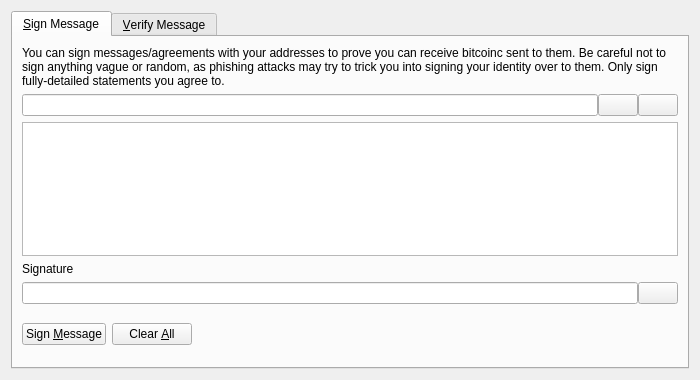
<?xml version="1.0" encoding="UTF-8"?>
<ui version="4.0">
 <class>SignVerifyMessageDialog</class>
 <widget class="QDialog" name="SignVerifyMessageDialog">
  <property name="geometry">
   <rect>
    <x>0</x>
    <y>0</y>
    <width>700</width>
    <height>380</height>
   </rect>
  </property>
  <property name="windowTitle">
   <string>Signatures - Sign / Verify a Message</string>
  </property>
  <property name="modal">
   <bool>true</bool>
  </property>
  <layout class="QVBoxLayout" name="verticalLayout">
   <item>
    <widget class="QTabWidget" name="tabWidget">
     <property name="currentIndex">
      <number>0</number>
     </property>
     <widget class="QWidget" name="tabSignMessage">
      <attribute name="title">
       <string>&amp;Sign Message</string>
      </attribute>
      <layout class="QVBoxLayout" name="verticalLayout_SM">
       <item>
        <widget class="QLabel" name="infoLabel_SM">
         <property name="text">
          <string>You can sign messages/agreements with your addresses to prove you can receive bitcoinc sent to them. Be careful not to sign anything vague or random, as phishing attacks may try to trick you into signing your identity over to them. Only sign fully-detailed statements you agree to.</string>
         </property>
         <property name="textFormat">
          <enum>Qt::PlainText</enum>
         </property>
         <property name="wordWrap">
          <bool>true</bool>
         </property>
        </widget>
       </item>
       <item>
        <layout class="QHBoxLayout" name="horizontalLayout_1_SM">
         <property name="spacing">
          <number>0</number>
         </property>
         <item>
          <widget class="QValidatedLineEdit" name="addressIn_SM">
           <property name="toolTip">
            <string>The BitcoinC address to sign the message with</string>
           </property>
          </widget>
         </item>
         <item>
          <widget class="QPushButton" name="addressBookButton_SM">
           <property name="toolTip">
            <string>Choose previously used address</string>
           </property>
           <property name="text">
            <string/>
           </property>
           <property name="icon">
            <iconset resource="../bitcoin.qrc">
             <normaloff>:/icons/address-book</normaloff>:/icons/address-book</iconset>
           </property>
           <property name="shortcut">
            <string>Alt+A</string>
           </property>
           <property name="autoDefault">
            <bool>false</bool>
           </property>
          </widget>
         </item>
         <item>
          <widget class="QPushButton" name="pasteButton_SM">
           <property name="toolTip">
            <string>Paste address from clipboard</string>
           </property>
           <property name="text">
            <string/>
           </property>
           <property name="icon">
            <iconset resource="../bitcoin.qrc">
             <normaloff>:/icons/editpaste</normaloff>:/icons/editpaste</iconset>
           </property>
           <property name="shortcut">
            <string>Alt+P</string>
           </property>
           <property name="autoDefault">
            <bool>false</bool>
           </property>
          </widget>
         </item>
        </layout>
       </item>
       <item>
        <widget class="QPlainTextEdit" name="messageIn_SM">
         <property name="toolTip">
          <string>Enter the message you want to sign here</string>
         </property>
        </widget>
       </item>
       <item>
        <widget class="QLabel" name="signatureLabel_SM">
         <property name="text">
          <string>Signature</string>
         </property>
         <property name="textFormat">
          <enum>Qt::PlainText</enum>
         </property>
        </widget>
       </item>
       <item>
        <layout class="QHBoxLayout" name="horizontalLayout_2_SM">
         <property name="spacing">
          <number>0</number>
         </property>
         <item>
          <widget class="QLineEdit" name="signatureOut_SM">
           <property name="font">
            <font>
             <italic>true</italic>
            </font>
           </property>
           <property name="readOnly">
            <bool>true</bool>
           </property>
          </widget>
         </item>
         <item>
          <widget class="QPushButton" name="copySignatureButton_SM">
           <property name="toolTip">
            <string>Copy the current signature to the system clipboard</string>
           </property>
           <property name="text">
            <string/>
           </property>
           <property name="icon">
            <iconset resource="../bitcoin.qrc">
             <normaloff>:/icons/editcopy</normaloff>:/icons/editcopy</iconset>
           </property>
           <property name="autoDefault">
            <bool>false</bool>
           </property>
          </widget>
         </item>
        </layout>
       </item>
       <item>
        <layout class="QHBoxLayout" name="horizontalLayout_3_SM">
         <item>
          <widget class="QPushButton" name="signMessageButton_SM">
           <property name="toolTip">
            <string>Sign the message to prove you own this BitcoinC address</string>
           </property>
           <property name="text">
            <string>Sign &amp;Message</string>
           </property>
           <property name="icon">
            <iconset resource="../bitcoin.qrc">
             <normaloff>:/icons/edit</normaloff>:/icons/edit</iconset>
           </property>
           <property name="autoDefault">
            <bool>false</bool>
           </property>
          </widget>
         </item>
         <item>
          <widget class="QPushButton" name="clearButton_SM">
           <property name="toolTip">
            <string>Reset all sign message fields</string>
           </property>
           <property name="text">
            <string>Clear &amp;All</string>
           </property>
           <property name="icon">
            <iconset resource="../bitcoin.qrc">
             <normaloff>:/icons/remove</normaloff>:/icons/remove</iconset>
           </property>
           <property name="autoDefault">
            <bool>false</bool>
           </property>
          </widget>
         </item>
         <item>
          <spacer name="horizontalSpacer_1_SM">
           <property name="orientation">
            <enum>Qt::Horizontal</enum>
           </property>
           <property name="sizeHint" stdset="0">
            <size>
             <width>40</width>
             <height>48</height>
            </size>
           </property>
          </spacer>
         </item>
         <item>
          <widget class="QLabel" name="statusLabel_SM">
           <property name="font">
            <font>
             <weight>75</weight>
             <bold>true</bold>
            </font>
           </property>
           <property name="text">
            <string/>
           </property>
           <property name="wordWrap">
            <bool>true</bool>
           </property>
          </widget>
         </item>
         <item>
          <spacer name="horizontalSpacer_2_SM">
           <property name="orientation">
            <enum>Qt::Horizontal</enum>
           </property>
           <property name="sizeHint" stdset="0">
            <size>
             <width>40</width>
             <height>48</height>
            </size>
           </property>
          </spacer>
         </item>
        </layout>
       </item>
      </layout>
     </widget>
     <widget class="QWidget" name="tabVerifyMessage">
      <attribute name="title">
       <string>&amp;Verify Message</string>
      </attribute>
      <layout class="QVBoxLayout" name="verticalLayout_VM">
       <item>
        <widget class="QLabel" name="infoLabel_VM">
         <property name="text">
          <string>Enter the receiver's address, message (ensure you copy line breaks, spaces, tabs, etc. exactly) and signature below to verify the message. Be careful not to read more into the signature than what is in the signed message itself, to avoid being tricked by a man-in-the-middle attack. Note that this only proves the signing party receives with the address, it cannot prove sendership of any transaction!</string>
         </property>
         <property name="textFormat">
          <enum>Qt::PlainText</enum>
         </property>
         <property name="alignment">
          <set>Qt::AlignLeading|Qt::AlignLeft|Qt::AlignTop</set>
         </property>
         <property name="wordWrap">
          <bool>true</bool>
         </property>
        </widget>
       </item>
       <item>
        <layout class="QHBoxLayout" name="horizontalLayout_1_VM">
         <property name="spacing">
          <number>0</number>
         </property>
         <item>
          <widget class="QValidatedLineEdit" name="addressIn_VM">
           <property name="toolTip">
            <string>The BitcoinC address the message was signed with</string>
           </property>
          </widget>
         </item>
         <item>
          <widget class="QPushButton" name="addressBookButton_VM">
           <property name="toolTip">
            <string>Choose previously used address</string>
           </property>
           <property name="text">
            <string/>
           </property>
           <property name="icon">
            <iconset resource="../bitcoin.qrc">
             <normaloff>:/icons/address-book</normaloff>:/icons/address-book</iconset>
           </property>
           <property name="shortcut">
            <string>Alt+A</string>
           </property>
           <property name="autoDefault">
            <bool>false</bool>
           </property>
          </widget>
         </item>
        </layout>
       </item>
       <item>
        <widget class="QPlainTextEdit" name="messageIn_VM"/>
       </item>
       <item>
        <widget class="QValidatedLineEdit" name="signatureIn_VM"/>
       </item>
       <item>
        <layout class="QHBoxLayout" name="horizontalLayout_2_VM">
         <item>
          <widget class="QPushButton" name="verifyMessageButton_VM">
           <property name="toolTip">
            <string>Verify the message to ensure it was signed with the specified BitcoinC address</string>
           </property>
           <property name="text">
            <string>Verify &amp;Message</string>
           </property>
           <property name="icon">
            <iconset resource="../bitcoin.qrc">
             <normaloff>:/icons/transaction_0</normaloff>:/icons/transaction_0</iconset>
           </property>
           <property name="autoDefault">
            <bool>false</bool>
           </property>
          </widget>
         </item>
         <item>
          <widget class="QPushButton" name="clearButton_VM">
           <property name="toolTip">
            <string>Reset all verify message fields</string>
           </property>
           <property name="text">
            <string>Clear &amp;All</string>
           </property>
           <property name="icon">
            <iconset resource="../bitcoin.qrc">
             <normaloff>:/icons/remove</normaloff>:/icons/remove</iconset>
           </property>
           <property name="autoDefault">
            <bool>false</bool>
           </property>
          </widget>
         </item>
         <item>
          <spacer name="horizontalSpacer_1_VM">
           <property name="orientation">
            <enum>Qt::Horizontal</enum>
           </property>
           <property name="sizeHint" stdset="0">
            <size>
             <width>40</width>
             <height>48</height>
            </size>
           </property>
          </spacer>
         </item>
         <item>
          <widget class="QLabel" name="statusLabel_VM">
           <property name="font">
            <font>
             <weight>75</weight>
             <bold>true</bold>
            </font>
           </property>
           <property name="text">
            <string/>
           </property>
           <property name="wordWrap">
            <bool>true</bool>
           </property>
          </widget>
         </item>
         <item>
          <spacer name="horizontalSpacer_2_VM">
           <property name="orientation">
            <enum>Qt::Horizontal</enum>
           </property>
           <property name="sizeHint" stdset="0">
            <size>
             <width>40</width>
             <height>48</height>
            </size>
           </property>
          </spacer>
         </item>
        </layout>
       </item>
      </layout>
     </widget>
    </widget>
   </item>
  </layout>
 </widget>
 <customwidgets>
  <customwidget>
   <class>QValidatedLineEdit</class>
   <extends>QLineEdit</extends>
   <header>qt/qvalidatedlineedit.h</header>
  </customwidget>
 </customwidgets>
 <resources>
  <include location="../bitcoin.qrc"/>
 </resources>
 <connections/>
</ui>
